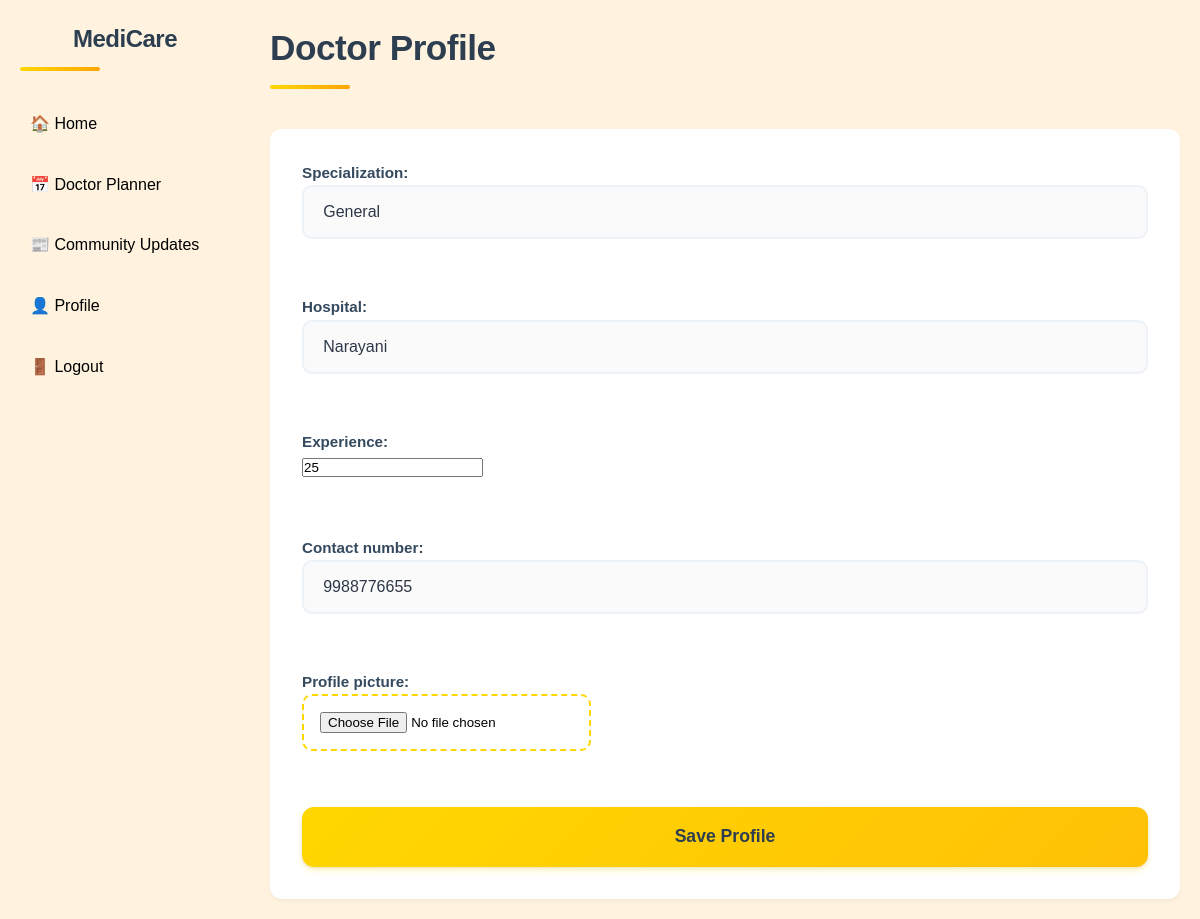
The app's page /doctor/profile/ (signed in) with its own data.
### apps/doctor/models.py (models this page shows)
class DoctorProfile(models.Model):
    user = models.OneToOneField(User, on_delete=models.CASCADE)
    specialization = models.CharField(max_length=255, default="General")
    hospital = models.CharField(max_length=255, default="Unknown Hospital")  # Default value added
    experience = models.IntegerField(default=0)  # Default value added
    contact_number = models.CharField(max_length=15, blank=True, null=True)  # Make it optional
    profile_picture = models.ImageField(upload_to='profile_pics/', blank=True, null=True)

### apps/doctor/views.py (the view)
# urls.py: path('profile/', views.doctor_profile, name='doctor_profile'),
@login_required
def doctor_profile(request):
    profile, created = DoctorProfile.objects.get_or_create(user=request.user)
    if request.method == 'POST':
        form = DoctorProfileForm(request.POST, request.FILES, instance=profile)
        if form.is_valid():
            form.save()
            return redirect('doctor:doctor_profile')
    else:
        form = DoctorProfileForm(instance=profile)
    return render(request, 'doctor/doctor_profile.html', {'form': form})

### apps/doctor/forms.py
class DoctorProfileForm(forms.ModelForm):
    class Meta:
        model = DoctorProfile
        fields = ['specialization', 'hospital', 'experience', 'contact_number', 'profile_picture']

### apps/doctor/templates/doctor/doctor_profile.html (shortened to what this page needs)
{% extends 'doctor/base.html' %}
{% block content %}
<h2>Doctor Profile</h2>
<form method="post" enctype="multipart/form-data">
    {{ form.as_p }}
    <button type="submit">Save Profile</button>
</form>
{% endblock %}

### apps/patient/static/patient/css/style.css (style rules this page uses)
:root { --primary-color: #fff3e0; --secondary-color: #ff9800; --background-color: #fff3e0; --text-color: #000000; --sidebar-width: 250px; --sidebar-collapsed-width: 70px; }
* { margin: 0; padding: 0; box-sizing: border-box; transition: all 0.3s ease; }
body { font-family: 'Arial', sans-serif; background-color: var(--background-color); color: var(--text-color); line-height: 1.6; }

### apps/doctor/templates/doctor/doctor_profile.html (style rules this page uses)
*, *::before, *::after { box-sizing: border-box; margin: 0; padding: 0; }
h2 { color: #2c3e50; font-size: 2.2rem; margin-bottom: 2.5rem; position: relative; padding-bottom: 0.8rem; font-weight: 700; letter-spacing: -0.5px; }
h2::after { content: ''; position: absolute; bottom: 0; left: 0; width: 80px; height: 4px; background: linear-gradient(90deg, #FFD700, #FFA500); border-radius: 4px; }
form { display: grid; gap: 2rem; background: #fff; padding: 2rem; border-radius: 12px; box-shadow: 0 4px 6px rgba(0, 0, 0, 0.02), 0 1px 3px rgba(0, 0, 0, 0.03); }
label { display: block; color: #34495e; font-weight: 600; font-size: 0.95rem; transition: color 0.3s ease; }
input[type="text"], input[type="email"], input[type="tel"], input[type="date"], select, textarea { width: 100%; padding: 1rem 1.2rem; border: 2px solid #edf2f7; border-radius: 10px; font-size: 1rem; transition: all 0.3s ease; background: #fafafa; color: #2d3748; }
input[type="file"] { padding: 1rem; background: #fff; border: 2px dashed #FFD700; border-radius: 10px; cursor: pointer; transition: all 0.3s ease; }
button[type="submit"] { background: linear-gradient(135deg, #FFD700, #FFC107); color: #2c3e50; padding: 1.2rem 2.5rem; border: none; border-radius: 12px; font-size: 1.1rem; font-weight: 600; cursor: pointer; transition: all 0.3s ease; position: relative; overflow: hidden; box-shadow: 0 4px 6px rgba(255, 215, 0, 0.2), 0 1px 3px rgba(0, 0, 0, 0.1); }
form p { margin-bottom: 1.5rem; }

### records on screen
DoctorProfile: specialization "General", hospital "Narayani", experience "25", contact_number "9988776655"
